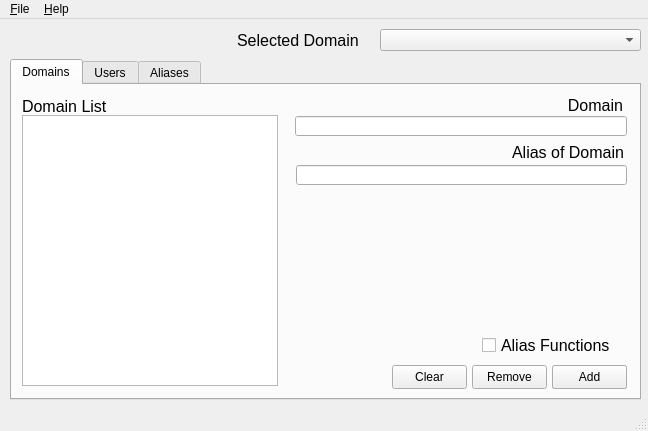
<ui version="4.0" >
 <class>MainWindow</class>
 <widget class="QMainWindow" name="MainWindow" >
  <property name="enabled" >
   <bool>true</bool>
  </property>
  <property name="geometry" >
   <rect>
    <x>0</x>
    <y>0</y>
    <width>648</width>
    <height>431</height>
   </rect>
  </property>
  <property name="sizePolicy" >
   <sizepolicy vsizetype="Fixed" hsizetype="Fixed" >
    <horstretch>0</horstretch>
    <verstretch>0</verstretch>
   </sizepolicy>
  </property>
  <property name="windowTitle" >
   <string>DoveCot Administrator</string>
  </property>
  <widget class="QWidget" name="centralwidget" >
   <widget class="QTabWidget" name="tab_mainWidget" >
    <property name="enabled" >
     <bool>true</bool>
    </property>
    <property name="geometry" >
     <rect>
      <x>10</x>
      <y>40</y>
      <width>631</width>
      <height>341</height>
     </rect>
    </property>
    <property name="currentIndex" >
     <number>0</number>
    </property>
    <widget class="QWidget" name="tab_domains" >
     <attribute name="title" >
      <string>Domains</string>
     </attribute>
     <widget class="QLineEdit" name="txt_domainName" >
      <property name="geometry" >
       <rect>
        <x>283</x>
        <y>31</y>
        <width>332</width>
        <height>20</height>
       </rect>
      </property>
      <property name="alignment" >
       <set>Qt::AlignRight|Qt::AlignTrailing|Qt::AlignVCenter</set>
      </property>
     </widget>
     <widget class="QPushButton" name="btn_domainUpdate" >
      <property name="geometry" >
       <rect>
        <x>540</x>
        <y>280</y>
        <width>75</width>
        <height>24</height>
       </rect>
      </property>
      <property name="text" >
       <string>Update</string>
      </property>
     </widget>
     <widget class="QPushButton" name="btn_domainRemove" >
      <property name="geometry" >
       <rect>
        <x>460</x>
        <y>280</y>
        <width>75</width>
        <height>24</height>
       </rect>
      </property>
      <property name="text" >
       <string>Remove</string>
      </property>
     </widget>
     <widget class="QLabel" name="label" >
      <property name="geometry" >
       <rect>
        <x>10</x>
        <y>10</y>
        <width>101</width>
        <height>22</height>
       </rect>
      </property>
      <property name="font" >
       <font>
        <pointsize>12</pointsize>
        <weight>50</weight>
        <bold>false</bold>
       </font>
      </property>
      <property name="text" >
       <string>Domain List</string>
      </property>
     </widget>
     <widget class="QLabel" name="label_3" >
      <property name="geometry" >
       <rect>
        <x>549</x>
        <y>9</y>
        <width>62</width>
        <height>22</height>
       </rect>
      </property>
      <property name="font" >
       <font>
        <pointsize>12</pointsize>
        <weight>50</weight>
        <bold>false</bold>
       </font>
      </property>
      <property name="text" >
       <string>Domain</string>
      </property>
      <property name="alignment" >
       <set>Qt::AlignRight|Qt::AlignTrailing|Qt::AlignVCenter</set>
      </property>
     </widget>
     <widget class="QPushButton" name="btn_domainClear" >
      <property name="geometry" >
       <rect>
        <x>380</x>
        <y>280</y>
        <width>75</width>
        <height>24</height>
       </rect>
      </property>
      <property name="text" >
       <string>Clear</string>
      </property>
     </widget>
     <widget class="QListWidget" name="list_domains" >
      <property name="geometry" >
       <rect>
        <x>10</x>
        <y>30</y>
        <width>256</width>
        <height>271</height>
       </rect>
      </property>
      <property name="sortingEnabled" >
       <bool>true</bool>
      </property>
     </widget>
     <widget class="QPushButton" name="btn_domainAdd" >
      <property name="enabled" >
       <bool>true</bool>
      </property>
      <property name="geometry" >
       <rect>
        <x>540</x>
        <y>280</y>
        <width>75</width>
        <height>24</height>
       </rect>
      </property>
      <property name="text" >
       <string>Add</string>
      </property>
     </widget>
     <widget class="QCheckBox" name="cbx_createDomainAlias" >
      <property name="geometry" >
       <rect>
        <x>470</x>
        <y>250</y>
        <width>141</width>
        <height>21</height>
       </rect>
      </property>
      <property name="font" >
       <font>
        <pointsize>12</pointsize>
       </font>
      </property>
      <property name="text" >
       <string>Alias Functions</string>
      </property>
     </widget>
     <widget class="QLineEdit" name="txt_domainAlias" >
      <property name="enabled" >
       <bool>true</bool>
      </property>
      <property name="geometry" >
       <rect>
        <x>284</x>
        <y>80</y>
        <width>331</width>
        <height>20</height>
       </rect>
      </property>
      <property name="alignment" >
       <set>Qt::AlignRight|Qt::AlignTrailing|Qt::AlignVCenter</set>
      </property>
     </widget>
     <widget class="QLabel" name="lbl_alias" >
      <property name="geometry" >
       <rect>
        <x>487</x>
        <y>56</y>
        <width>125</width>
        <height>22</height>
       </rect>
      </property>
      <property name="font" >
       <font>
        <pointsize>12</pointsize>
        <weight>50</weight>
        <bold>false</bold>
       </font>
      </property>
      <property name="text" >
       <string>Alias of Domain</string>
      </property>
      <property name="alignment" >
       <set>Qt::AlignRight|Qt::AlignTrailing|Qt::AlignVCenter</set>
      </property>
     </widget>
    </widget>
    <widget class="QWidget" name="tab_users" >
     <attribute name="title" >
      <string>Users</string>
     </attribute>
     <widget class="QListWidget" name="list_users" >
      <property name="geometry" >
       <rect>
        <x>10</x>
        <y>10</y>
        <width>251</width>
        <height>291</height>
       </rect>
      </property>
      <property name="sortingEnabled" >
       <bool>true</bool>
      </property>
     </widget>
     <widget class="QPushButton" name="btn_userClear" >
      <property name="geometry" >
       <rect>
        <x>380</x>
        <y>280</y>
        <width>75</width>
        <height>24</height>
       </rect>
      </property>
      <property name="text" >
       <string>Clear</string>
      </property>
     </widget>
     <widget class="QPushButton" name="btn_userRemove" >
      <property name="geometry" >
       <rect>
        <x>460</x>
        <y>280</y>
        <width>75</width>
        <height>24</height>
       </rect>
      </property>
      <property name="text" >
       <string>Remove</string>
      </property>
     </widget>
     <widget class="QTabWidget" name="tab_userWidget" >
      <property name="geometry" >
       <rect>
        <x>280</x>
        <y>10</y>
        <width>341</width>
        <height>261</height>
       </rect>
      </property>
      <property name="currentIndex" >
       <number>0</number>
      </property>
      <widget class="QWidget" name="tab_userInfo" >
       <attribute name="title" >
        <string>User Info</string>
       </attribute>
       <widget class="QLineEdit" name="txt_userUserName" >
        <property name="geometry" >
         <rect>
          <x>110</x>
          <y>50</y>
          <width>221</width>
          <height>20</height>
         </rect>
        </property>
       </widget>
       <widget class="QLineEdit" name="txt_userPasswd" >
        <property name="geometry" >
         <rect>
          <x>110</x>
          <y>90</y>
          <width>221</width>
          <height>20</height>
         </rect>
        </property>
       </widget>
       <widget class="QLabel" name="label_4" >
        <property name="geometry" >
         <rect>
          <x>10</x>
          <y>50</y>
          <width>90</width>
          <height>22</height>
         </rect>
        </property>
        <property name="font" >
         <font>
          <pointsize>12</pointsize>
         </font>
        </property>
        <property name="text" >
         <string>User Name</string>
        </property>
       </widget>
       <widget class="QLabel" name="label_5" >
        <property name="geometry" >
         <rect>
          <x>10</x>
          <y>90</y>
          <width>75</width>
          <height>22</height>
         </rect>
        </property>
        <property name="font" >
         <font>
          <pointsize>12</pointsize>
         </font>
        </property>
        <property name="text" >
         <string>Password</string>
        </property>
       </widget>
       <widget class="QLineEdit" name="txt_userHomeDir" >
        <property name="enabled" >
         <bool>true</bool>
        </property>
        <property name="geometry" >
         <rect>
          <x>110</x>
          <y>130</y>
          <width>221</width>
          <height>20</height>
         </rect>
        </property>
       </widget>
       <widget class="QLabel" name="label_6" >
        <property name="geometry" >
         <rect>
          <x>10</x>
          <y>130</y>
          <width>76</width>
          <height>22</height>
         </rect>
        </property>
        <property name="font" >
         <font>
          <pointsize>12</pointsize>
         </font>
        </property>
        <property name="text" >
         <string>Home Dir</string>
        </property>
       </widget>
       <widget class="QLabel" name="label_7" >
        <property name="geometry" >
         <rect>
          <x>10</x>
          <y>10</y>
          <width>87</width>
          <height>22</height>
         </rect>
        </property>
        <property name="font" >
         <font>
          <pointsize>12</pointsize>
         </font>
        </property>
        <property name="text" >
         <string>Real Name</string>
        </property>
       </widget>
       <widget class="QLineEdit" name="txt_userRealName" >
        <property name="geometry" >
         <rect>
          <x>110</x>
          <y>10</y>
          <width>221</width>
          <height>20</height>
         </rect>
        </property>
       </widget>
       <widget class="QCheckBox" name="cbx_userHidePW" >
        <property name="geometry" >
         <rect>
          <x>210</x>
          <y>170</y>
          <width>121</width>
          <height>20</height>
         </rect>
        </property>
        <property name="font" >
         <font>
          <pointsize>12</pointsize>
         </font>
        </property>
        <property name="text" >
         <string>Hide Passwd</string>
        </property>
        <property name="checked" >
         <bool>true</bool>
        </property>
       </widget>
       <widget class="QLabel" name="lbl_UserDirSize" >
        <property name="geometry" >
         <rect>
          <x>10</x>
          <y>170</y>
          <width>111</width>
          <height>25</height>
         </rect>
        </property>
        <property name="font" >
         <font>
          <pointsize>12</pointsize>
         </font>
        </property>
        <property name="frameShape" >
         <enum>QFrame::StyledPanel</enum>
        </property>
        <property name="frameShadow" >
         <enum>QFrame::Sunken</enum>
        </property>
        <property name="text" >
         <string/>
        </property>
       </widget>
       <widget class="QLabel" name="lbl_UserLastAccess" >
        <property name="geometry" >
         <rect>
          <x>10</x>
          <y>200</y>
          <width>321</width>
          <height>25</height>
         </rect>
        </property>
        <property name="font" >
         <font>
          <pointsize>12</pointsize>
         </font>
        </property>
        <property name="frameShape" >
         <enum>QFrame::StyledPanel</enum>
        </property>
        <property name="frameShadow" >
         <enum>QFrame::Sunken</enum>
        </property>
        <property name="text" >
         <string/>
        </property>
       </widget>
      </widget>
      <widget class="QWidget" name="tab_userForward" >
       <attribute name="title" >
        <string>Forward Info</string>
       </attribute>
       <widget class="QTextEdit" name="txt_userForwardInfo" >
        <property name="geometry" >
         <rect>
          <x>10</x>
          <y>10</y>
          <width>321</width>
          <height>191</height>
         </rect>
        </property>
       </widget>
      </widget>
      <widget class="QWidget" name="tab_userWhitelist" >
       <attribute name="title" >
        <string>Whitelist</string>
       </attribute>
       <widget class="QTextEdit" name="txt_userWhitelist" >
        <property name="geometry" >
         <rect>
          <x>10</x>
          <y>10</y>
          <width>321</width>
          <height>191</height>
         </rect>
        </property>
       </widget>
      </widget>
     </widget>
     <widget class="QPushButton" name="btn_userAdd" >
      <property name="geometry" >
       <rect>
        <x>540</x>
        <y>280</y>
        <width>75</width>
        <height>24</height>
       </rect>
      </property>
      <property name="text" >
       <string>Add</string>
      </property>
     </widget>
     <widget class="QPushButton" name="btn_userUpdate" >
      <property name="geometry" >
       <rect>
        <x>540</x>
        <y>280</y>
        <width>75</width>
        <height>24</height>
       </rect>
      </property>
      <property name="text" >
       <string>Update</string>
      </property>
     </widget>
    </widget>
    <widget class="QWidget" name="tab_aliases" >
     <attribute name="title" >
      <string>Aliases</string>
     </attribute>
     <widget class="QPushButton" name="btn_aliasRemove" >
      <property name="geometry" >
       <rect>
        <x>460</x>
        <y>280</y>
        <width>75</width>
        <height>24</height>
       </rect>
      </property>
      <property name="text" >
       <string>Remove</string>
      </property>
     </widget>
     <widget class="QPushButton" name="btn_aliasUpdate" >
      <property name="geometry" >
       <rect>
        <x>540</x>
        <y>280</y>
        <width>75</width>
        <height>24</height>
       </rect>
      </property>
      <property name="text" >
       <string>Update</string>
      </property>
     </widget>
     <widget class="QPushButton" name="btn_aliasClear" >
      <property name="geometry" >
       <rect>
        <x>380</x>
        <y>280</y>
        <width>75</width>
        <height>24</height>
       </rect>
      </property>
      <property name="text" >
       <string>Clear</string>
      </property>
     </widget>
     <widget class="QTabWidget" name="tab_aliasWidget" >
      <property name="geometry" >
       <rect>
        <x>280</x>
        <y>10</y>
        <width>341</width>
        <height>261</height>
       </rect>
      </property>
      <property name="currentIndex" >
       <number>0</number>
      </property>
      <widget class="QWidget" name="tab_aliasInfo" >
       <attribute name="title" >
        <string>User Info</string>
       </attribute>
       <widget class="QLineEdit" name="txt_aliasUserName" >
        <property name="geometry" >
         <rect>
          <x>110</x>
          <y>10</y>
          <width>221</width>
          <height>20</height>
         </rect>
        </property>
       </widget>
       <widget class="QLabel" name="label_8" >
        <property name="geometry" >
         <rect>
          <x>10</x>
          <y>10</y>
          <width>90</width>
          <height>22</height>
         </rect>
        </property>
        <property name="font" >
         <font>
          <pointsize>12</pointsize>
         </font>
        </property>
        <property name="text" >
         <string>User Name</string>
        </property>
       </widget>
      </widget>
      <widget class="QWidget" name="tab_aliasForward" >
       <attribute name="title" >
        <string>Forward Info</string>
       </attribute>
       <widget class="QTextEdit" name="txt_aliasForwardInfo" >
        <property name="geometry" >
         <rect>
          <x>10</x>
          <y>10</y>
          <width>321</width>
          <height>191</height>
         </rect>
        </property>
       </widget>
      </widget>
      <widget class="QWidget" name="tab_aliasWhitelist" >
       <attribute name="title" >
        <string>Whitelist</string>
       </attribute>
       <widget class="QTextEdit" name="txt_aliasWhitelist" >
        <property name="geometry" >
         <rect>
          <x>10</x>
          <y>10</y>
          <width>321</width>
          <height>191</height>
         </rect>
        </property>
       </widget>
      </widget>
     </widget>
     <widget class="QPushButton" name="btn_aliasAdd" >
      <property name="geometry" >
       <rect>
        <x>540</x>
        <y>280</y>
        <width>75</width>
        <height>24</height>
       </rect>
      </property>
      <property name="text" >
       <string>Add</string>
      </property>
     </widget>
     <widget class="QListWidget" name="list_alias" >
      <property name="geometry" >
       <rect>
        <x>10</x>
        <y>10</y>
        <width>251</width>
        <height>291</height>
       </rect>
      </property>
      <property name="sortingEnabled" >
       <bool>true</bool>
      </property>
     </widget>
    </widget>
   </widget>
   <widget class="QComboBox" name="cbo_topDomains" >
    <property name="geometry" >
     <rect>
      <x>380</x>
      <y>10</y>
      <width>261</width>
      <height>22</height>
     </rect>
    </property>
   </widget>
   <widget class="QLabel" name="label_2" >
    <property name="geometry" >
     <rect>
      <x>237</x>
      <y>10</y>
      <width>136</width>
      <height>22</height>
     </rect>
    </property>
    <property name="font" >
     <font>
      <pointsize>12</pointsize>
      <weight>50</weight>
      <bold>false</bold>
     </font>
    </property>
    <property name="text" >
     <string>Selected Domain</string>
    </property>
   </widget>
  </widget>
  <widget class="QMenuBar" name="menubar" >
   <property name="geometry" >
    <rect>
     <x>0</x>
     <y>0</y>
     <width>648</width>
     <height>29</height>
    </rect>
   </property>
   <widget class="QMenu" name="menu_File" >
    <property name="title" >
     <string>&amp;File</string>
    </property>
    <addaction name="action_Quit" />
   </widget>
   <widget class="QMenu" name="menu_Help" >
    <property name="title" >
     <string>&amp;Help</string>
    </property>
    <addaction name="action_About" />
   </widget>
   <addaction name="menu_File" />
   <addaction name="menu_Help" />
  </widget>
  <widget class="QStatusBar" name="statusbar" />
  <action name="action_Quit" >
   <property name="text" >
    <string>&amp;Quit</string>
   </property>
  </action>
  <action name="action_About" >
   <property name="checkable" >
    <bool>false</bool>
   </property>
   <property name="text" >
    <string>&amp;About</string>
   </property>
  </action>
 </widget>
 <tabstops>
  <tabstop>cbo_topDomains</tabstop>
  <tabstop>tab_mainWidget</tabstop>
  <tabstop>list_domains</tabstop>
  <tabstop>txt_domainName</tabstop>
  <tabstop>txt_domainAlias</tabstop>
  <tabstop>cbx_createDomainAlias</tabstop>
  <tabstop>btn_domainClear</tabstop>
  <tabstop>btn_domainRemove</tabstop>
  <tabstop>btn_domainAdd</tabstop>
  <tabstop>btn_domainUpdate</tabstop>
  <tabstop>list_users</tabstop>
  <tabstop>tab_userWidget</tabstop>
  <tabstop>txt_userRealName</tabstop>
  <tabstop>txt_userUserName</tabstop>
  <tabstop>txt_userPasswd</tabstop>
  <tabstop>txt_userHomeDir</tabstop>
  <tabstop>cbx_userHidePW</tabstop>
  <tabstop>btn_userClear</tabstop>
  <tabstop>btn_userRemove</tabstop>
  <tabstop>txt_userForwardInfo</tabstop>
  <tabstop>btn_userAdd</tabstop>
  <tabstop>btn_userUpdate</tabstop>
  <tabstop>list_alias</tabstop>
  <tabstop>tab_aliasWidget</tabstop>
  <tabstop>txt_aliasUserName</tabstop>
  <tabstop>btn_aliasClear</tabstop>
  <tabstop>btn_aliasRemove</tabstop>
  <tabstop>btn_aliasAdd</tabstop>
  <tabstop>btn_aliasUpdate</tabstop>
  <tabstop>txt_aliasWhitelist</tabstop>
  <tabstop>txt_aliasForwardInfo</tabstop>
  <tabstop>txt_userWhitelist</tabstop>
 </tabstops>
 <resources/>
 <connections>
  <connection>
   <sender>action_Quit</sender>
   <signal>triggered()</signal>
   <receiver>MainWindow</receiver>
   <slot>close()</slot>
   <hints>
    <hint type="sourcelabel" >
     <x>-1</x>
     <y>-1</y>
    </hint>
    <hint type="destinationlabel" >
     <x>331</x>
     <y>204</y>
    </hint>
   </hints>
  </connection>
 </connections>
 <designerdata>
  <property name="gridDeltaX" >
   <number>10</number>
  </property>
  <property name="gridDeltaY" >
   <number>10</number>
  </property>
  <property name="gridSnapX" >
   <bool>true</bool>
  </property>
  <property name="gridSnapY" >
   <bool>true</bool>
  </property>
  <property name="gridVisible" >
   <bool>true</bool>
  </property>
 </designerdata>
</ui>
